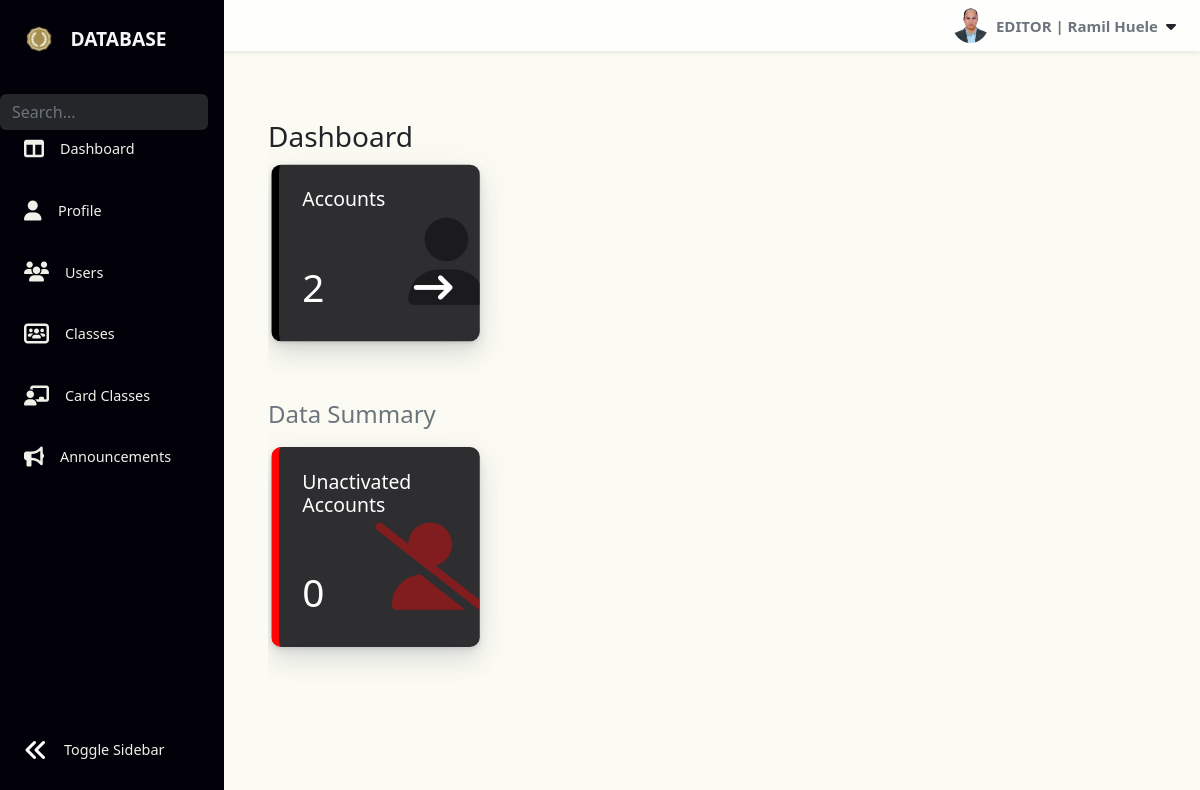
/Views/dashboard (signed in), run on the app's committed database.
### tables this page shows
CREATE TABLE `dashboard_cards` (
  `id` int(11) NOT NULL,
  `page_path` varchar(120) DEFAULT NULL,
  `color` varchar(120) NOT NULL,
  `title` varchar(250) NOT NULL,
  `icon_name` varchar(64) NOT NULL,
  `result_query` varchar(250) NOT NULL
);

### Controllers/Database.php (called while the page is built, shortened)
<?php
class Database {
    private $serverName = DB_HOST;
    private $username = DB_USER;
    private $password = DB_PASS;
    private $dbName = DB_NAME;
    private $conn;
    private $stmt ="";
    public function __construct() {
        $this->dsn = "mysql:host=".$this->serverName.";dbname=".$this->dbName;
        $options = array(PDO::ATTR_PERSISTENT => true, PDO::ATTR_ERRMODE => PDO::ERRMODE_EXCEPTION);
        try {
            $this->conn = new PDO($this->dsn,$this->username,$this->password,$options);
        } catch(PDOException $e){
            $this->error = $e->getMessage();
            $this->isConnected = false;
        }
    }
    public function query($sql) {
        $this->stmt = $this->conn->prepare($sql);
    }
    public function execute() {
        return $this->stmt->execute();
    }
    public function resultSet() {
        $this->execute();
        return $this->stmt->fetchAll(PDO::FETCH_OBJ);
    }
}
?>

### Views/dashboard/edit.php (called while the page is built, shortened)
<?php
require_once "../../Controllers/Database.php";
$db = new Database();
?>

### Views/dashboard/index.php (the view, shortened to what this page needs)
<?php
require_once "../../Templates/header_view.php";
require_once "../../Controllers/Database.php";
?>
<?php require_once "./edit.php"; ?>
<?php
$db->query("SELECT * FROM dashboard_cards
WHERE page_path IS NOT NULL AND page_path != '';");
$db->execute();
$clickable_cards = $db->resultSet();
$db->closeStmt();
$db->query("SELECT * FROM dashboard_cards
WHERE page_path IS NULL OR page_path = '';");
$db->execute();
$not_clickable_cards = $db->resultSet();
$db->closeStmt();
?>
<?php require_once "../../Templates/sidebar.php"; ?>
<main class="py-5 overflow-hidden">
    <h3 class="my-2">Dashboard</h3>
        <div class="row equal">
            <?php foreach ($clickable_cards as $card) : ?>
                <?php
                $db->query($card->result_query);
                $db->execute();
                $card_query = $db->resultSet();
                $result = $card_query[0]->result;
                $db->closeStmt();
                ?>
                <div class="col-xl-3 col-lg-6 position-relative">
                    <a href="../<?= $card->page_path ?>" class="w-100 h-100">
                        <div class="card card-link overflow-hidden text-white h-100" style="border-left: <?= $card->color ?> solid 8px;">
                            <div class="card-statistic-3 p-4 d-flex justify-content-between flex-column h-100">
                                <div class="card-icon card-icon-large">
                                    <i class="fas <?= $card->icon_name ?>" style="color: <?= $card->color ?>"></i>
                                </div>
                                <div class="mb-4 card-title-container">
                                    <h5 class="card-title mb-0"> <?= $card->title ?> </h5>
                                </div>
                                <div class="row align-items-center mb-2 d-flex mt-auto">
                                    <div class="col-12 col-md-8">
                                        <h1 class="d-flex align-items-center mb-0">
                                            <?= $result ?>
                                        </h1>
                                    </div>
                                    <div class="col-12 col-md-4 d-flex flex-column align-items-end">
                                        <div class="px-1 text-white" style="z-index: 2">
                                            <i class="fa-solid fa-arrow-right-long ml-auto d-block fs-1"></i>
                                        </div>
                                    </div>
                                </div>
                            </div>
                        </div>
                    </a>
                </div>
            <?php endforeach ?>
        </div>
        <div class="row mt-5 equal">
            <h4 class="col-12 text-secondary mt-2 mb-3">Data Summary</h4>
            <?php foreach ($not_clickable_cards as $card) : ?>
                <?php
                $db->query($card->result_query);
                $db->execute();
                $card_query = $db->resultSet();
                $result = $card_query[0]->result;
                $db->closeStmt();
                ?>
                <div class="col-xl-3 col-lg-6 position-relative">
                    <div class="card overflow-hidden text-white  h-100" style="border-left: <?= $card->color ?> solid 8px;">
                        <div class="card-statistic-3 p-4 d-flex justify-content-between flex-column h-100">
                            <div class="card-icon card-icon-large"><i class="fas <?= $card->icon_name ?>" style="color: <?= $card->color ?>"></i></div>
                            <div class="mb-4 card-title-container">
                                <h5 class="card-title mb-0"> <?= $card->title ?> </h5>
                            </div>
                            <div class="row align-items-center mb-2 d-flex">
                                <div class="col-8">
                                    <h1 class="d-flex align-items-center mb-0">
                                        <?= $result ?>
                                    </h1>
                                </div>
                            </div>
                        </div>
                    </div>
                </div>
            <?php endforeach ?>
        </div>
    </div>
</body>

### Templates/header_view.php (shortened to what this page needs)
<!DOCTYPE html>
<html lang="en">
<head>
    <link href="https://cdn.jsdelivr.net/npm/bootstrap@5.2.0-beta1/dist/css/bootstrap.min.css" rel="stylesheet">
    <link rel="stylesheet" href="https://cdn.datatables.net/1.12.1/css/dataTables.bootstrap5.min.css">
    <link rel="stylesheet" href="https://cdn.datatables.net/buttons/2.2.3/css/buttons.dataTables.min.css">
    <link rel="stylesheet" href="../../Assets/css/style.css">
</head>
<body class="login-form-bg">

### Templates/sidebar.php (shortened to what this page needs)
<head>
    <link rel="stylesheet" href="../../Assets/css/sidebar.css">
</head>
<div class="body-pd" id="body-pd">
    <header class="header header-pd shadow-sm d-relative" id="header">
        <div class="d-flex gap-2 align-items-center hover-shadow-sm p-2 cursor-pointer ms-auto profile-header">
            <div class="header_img">
                <?php
                    if(isset($_SESSION['logged_in_profile_file_name']))$logged_in_profile_file_name = $_SESSION['logged_in_profile_file_name'];
                    if(isset($_SESSION['logged_in_full_name']))$logged_in_full_name = $_SESSION['logged_in_full_name'];
                    if(isset($_SESSION['logged_in_user_type']))$logged_in_user_type = $_SESSION['logged_in_user_type'];
                ?>
                <img src="../../Assets/img/profiles/<?= $logged_in_profile_file_name ?>" alt="">
            </div>
            <h6 class="fs-f text-secondary fw-bold my-auto">
                <?= $logged_in_user_type . ' | ' . $logged_in_full_name ?></h6>
            <i class="fa-solid fa-caret-down"></i>
        </div>
    </header>
    <div class="l-navbar showSideBar" id="nav-bar">
        <nav class="nav">
            <div class="sidebar">
                <a href="#" class="nav_logo"> <img src="../../Assets/img/logo/logo(500x500)withoutbg.png" alt="Database logo"> <span class="nav_logo-name">DATABASE</span> </a>
                <div class="nav_list">
                    <?php
                    $request_uri  = explode("/", $_SERVER['REQUEST_URI']);
                    $current_file_path = $request_uri[sizeof($request_uri) - 2];
                    if(isset($_SESSION["logged_in_user_type"])){
                        $nav_links_icons = array(
                            "dashboard" => array("path" => "dashboard", "icon" => "fa-solid fa-table-columns"),
                            "profile" => array("path" => "profile", "icon" => "fa-solid fa-user"),
                            "users" => array("path" => "users", "icon" => "fa-solid fa-users"),
                            "classes" => array("path" => "classes", "icon" => "fa-solid fa-users-rectangle"),
                            "card classes" => array("path" => "card-classes", "icon" => "fa-solid fa-chalkboard-user"),
                            "announcements" => array("path" => "class-announcements", "icon" => "fa-solid fa-bullhorn"),
                        );
                    }
                    ?>
                    <input type="text" class="form-control" list="datalist-links" id="filter-list-input" name="datalist-links" onkeyup="filterList()" placeholder="Search...">
                    <div id="filter-list">
                        <?php
                        foreach ($nav_links_icons as $linkName => $linkInfo) {
                        ?>
                            <p>
                                <a href="<?= "../" . $linkInfo["path"] ?>" id="list-items" class=" nav_link  <?= $current_file_path ==  $linkInfo["path"] ? "active" : ""  ?>">
                                    <i class='bx <?= $linkInfo["icon"] ?>  nav_icon'></i>
                                    <span class="nav_name text-capitalize"><?= $linkName ?></span>
                                </a>
                            </p>
                        <?php
                        }
                        ?>
                    </div>
                </div>
            </div>
            <div id="header-toggle" class="nav_link header_toggle">
                <div class="text-white w-max">
                    <i id="toggle-close-icon" class="fa-solid fa-angles-left"></i>
                </div>
                <span class="nav_name text-capitalize text-break">Toggle Sidebar</span>
            </div>
        </nav>
    </div>

### Assets/css/style.css (style rules this page uses)
* { margin: 0; padding: 0; box-sizing: border-box; }
.card-title-container { padding-right: 1.8rem; }
.card { background-color: #2e2e31; border-radius: 10px; border: none; position: relative; margin-bottom: 30px; box-shadow: 0 0.46875rem 2.1875rem rgba(90, 97, 105, 0.1), 0 0.9375rem 1.40625rem rgba(90, 97, 105, 0.1), 0 0.25rem 0.53125rem rgba(90, 97, 105, 0.12), 0 0.125rem 0.1875rem rgba(90, 97, 105, 0.1); min-height: 9.5rem; }
.card .card-statistic-3 .card-icon-large .fas, .card .card-statistic-3 .card-icon-large .far, .card .card-statistic-3 .card-icon-large .fab, .card .card-statistic-3 .card-icon-large .fal { font-size: 90px; }
.card .card-statistic-3 .card-icon { text-align: center; line-height: 50px; margin-left: 15px; position: absolute; right: -5px; bottom: 30px; opacity: 0.4; z-index: 1; }
.p-4 { padding: 1.5rem !important; }
.login-form-bg { background-color: #FBFBF3; }
.card { transform: scale(97%); }
.cursor-pointer { cursor: pointer; }
.fs-f { font-size: 15px; }
.w-max { width: max-content; }
#filter-list-input { background-color: rgb(37, 38, 41); border: 0px; color: white; }
.nav_icon { min-width: 1.5vw; }
.nav_list { max-height: calc(100vh - 11.5rem); max-width: 14rem; overflow-y: scroll; }
.nav_name { max-width: 8.5rem; overflow-wrap: break-word; }
.nav_list { scrollbar-color: rgb(148, 130, 6) rgba(59, 59, 59, 0.267); }

### Assets/css/sidebar.css (style rules this page uses)
:root { --header-height: 3rem; --nav-width: 68px; --first-color: #020008; --second-color: #000000; --first-color-light: #eff0e7; --white-color: #F7F6FB; --yellow-color: #cfbb25; --body-font: 'Nunito', sans-serif; --normal-font-size: 1rem; --z-fixed: 100 }
a { text-decoration: none }
.header { width: 100%; position: fixed; top: 0; left: 0; display: flex; align-items: center; justify-content: space-between; padding: 0 1rem; background-color: rgba(255, 255, 255, 0.7); z-index: var(--z-fixed); transition: .5s }
.header_toggle { color: var(--first-color); font-size: 1.5rem; cursor: pointer }
.header_img { width: 35px; height: 35px; display: flex; justify-content: center; border-radius: 50%; overflow: hidden }
.header_img img { width: 40px }
.l-navbar { position: fixed; top: 0; left: -30%; width: var(--nav-width); height: 100vh; background-color: var(--first-color); padding: .5rem 1rem 0 0; transition: .5s; z-index: var(--z-fixed) }
.nav { height: 100%; display: flex; flex-direction: column; justify-content: space-between; overflow: hidden }
.nav_logo, .nav_link { display: grid; grid-template-columns: max-content max-content; align-items: center; column-gap: 1rem; padding: .5rem 0 .5rem 1.5rem }
.nav_name { font-size: 0.9rem }
.nav_logo { margin-bottom: 2rem; }
.nav_logo img { max-width: 1.9rem; width: 100%; }
.nav_logo-name { color: var(--white-color); font-weight: 700; font-size: 1.2rem; }
.nav_link { position: relative; color: var(--first-color-light); margin-bottom: 1.5rem; transition: .3s }
.nav_icon { font-size: 1.25rem }
.showSideBar { left: 0 }
.body-pd { padding-left: calc(var(--nav-width) + 1rem) }
@media screen and (min-width: 768px) { .nav_logo img { width: 2.5rem; } }
@media screen and (min-width: 768px) { body { margin: calc(var(--header-height) + 1rem) 0 0 0; padding-left: calc(var(--nav-width) + 2rem) } }
@media screen and (min-width: 768px) { .header_img { width: 35px; height: 35px } }
@media screen and (min-width: 768px) { .header_img img { width: 45px } }
@media screen and (min-width: 768px) { .l-navbar { left: 0; padding: 1rem 1rem 0 0 } }
@media screen and (min-width: 768px) { .showSideBar { width: calc(var(--nav-width) + 156px) } }
@media screen and (min-width: 768px) { .body-pd { padding-left: calc(var(--nav-width) + 100px) } }

### data on the page
dashboard_cards: title "Accounts", result "2"
dashboard_cards: title "Unactivated Accounts", result "0"

### other printed values
$logged_in_user_type "EDITOR"
$logged_in_full_name "Ramil Huele"
$linkName "Dashboard"
$linkName "Profile"
$linkName "Users"
$linkName "Classes"
$linkName "Card Classes"
$linkName "Announcements"
